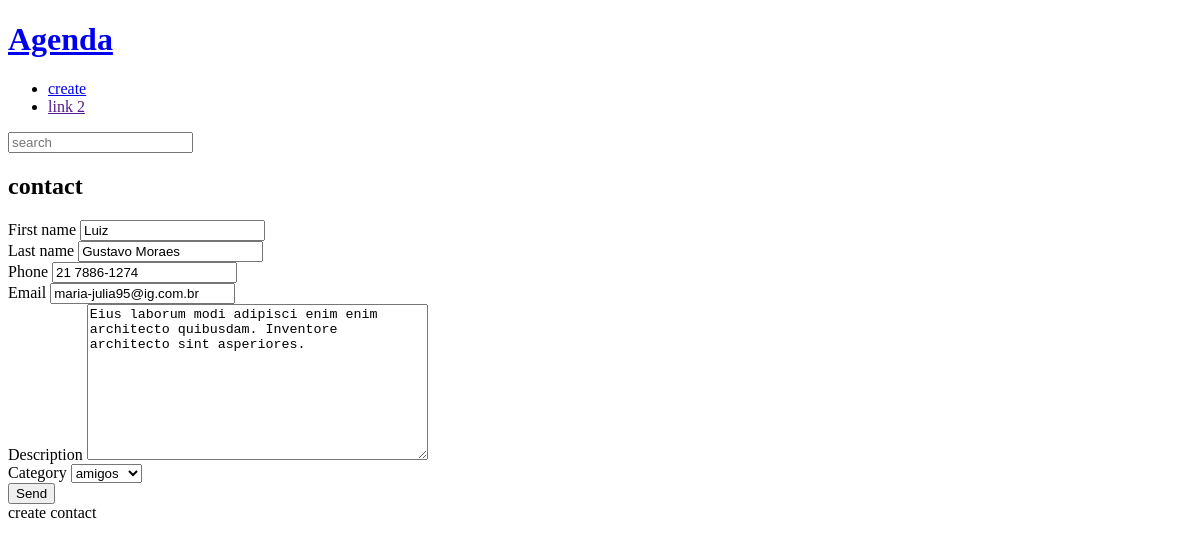
The app's page /contact/1002/update with its own data.
### contact/models.py (models this page shows, shortened)
class Contact(models.Model):
    first_name = models.CharField(max_length=50)
    last_name = models.CharField(max_length=50,blank=True)
    phone = models.CharField(max_length=15)
    email = models.EmailField(max_length=254, blank=True)
    created_date = models.DateTimeField(default=timezone.now)
    description = models.TextField(blank=True)
    show = models.BooleanField(default=True)
    picture = models.ImageField(upload_to='pictures/%Y/%m', blank=True, null=True)
    Category = models.ForeignKey(
        category,
        on_delete=models.SET_NULL,
        blank=True,
        null=True,
        )

### contact/views/contact_forms.py (the view, shortened to what this page needs)
# urls.py: path('contact/<int:contact_id>/update', views.update, name='update'),
def update (request,contact_id):
    contact = get_object_or_404(
        Contact,
        pk=contact_id,
        show=True,
        )
    form_action  = reverse("contact:update",args=(contact_id,))
    context = {
                "form" : ContactForms(instance=contact),
                "form_action": form_action,
        }
    return render(
        request,
        "contact/create.html",
        context
        )

### contact/forms.py (shortened to what this page needs)
class ContactForms(forms.ModelForm):
    class Meta:
        model = Contact
        fields = (
            "first_name","last_name", "phone",
            "email","description", "Category",
            )
        widgets = {
            "first_name" : forms.TextInput(
                attrs= {
                    "class":"classe - a",
                    "placeholder":" Escreva aqui"
                }
            )
        }

### contact/models.py (called while the page is built)
    def __str__(self) -> str:
        return self.name

### contact/templates/contact/create.html (shortened to what this page needs)
{% extends 'global/base.html' %}
{%block content %}
    <div class="form-wrapper">
        <h2>contact</h2>
        <form
            action="{{form_action}}"
            method="POST"
            enctype="multipart/form-data"
            >
            <div class="form-content">
                {% for field in form %}
                <div class="form-group">
                    <label for="{{ field.id_for_label}}">{{ field.label }}</label>
                    {{field}}
                </div>
            </div>
            {% endfor %}
            <div class="form-content">
                <div class="form-group">
                    <button  class="btn" type="submit" >Send</button>
                </div>
            </div>
        create contact
{%endblock content %}

### base_static/global/css/style.css (style rules this page uses)
body { background-color: #ffffff; }

### records on screen
Contact: form "Luiz" "Gustavo Moraes" "21 7886-1274" "maria-julia95@ig.com.br" "Eius laborum modi adipisci enim enim architecto quibusdam. Inventore architecto sint asperiores." "amigos"

### other values on screen
{{ field.label }} "First name" "Last name" "Phone" "Email" "Description" "Category"
